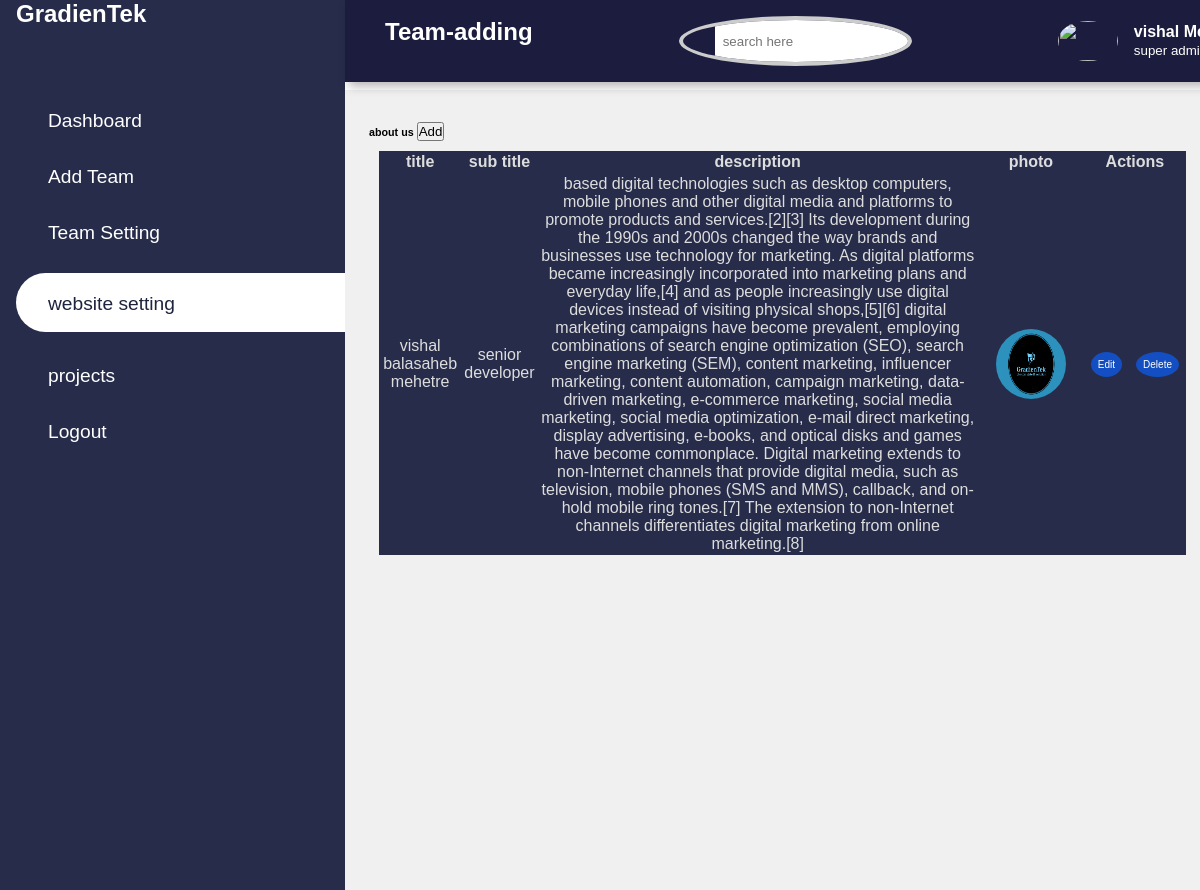
Page /websetting.php on the committed database.
### tables this page shows
CREATE TABLE `aboutus` (
  `id` int(10) NOT NULL,
  `title` varchar(255) NOT NULL,
  `subtitle` varchar(255) NOT NULL,
  `description` longtext NOT NULL,
  `aboutphoto` varchar(255) NOT NULL,
  `links` varchar(255) NOT NULL
);

### websetting.php (the view, shortened to what this page needs)
<?php
include 'config.php';
$select="SELECT * FROM aboutus";
$select_q= mysqli_query($conn,$select);
$data=mysqli_num_rows($select_q);
?>
<!DOCTYPE html>
<html lang="en">
<head>
      <link rel="stylesheet" href="https://maxst.icons8.com/vue-static/landings/line-awesome/line-awesome/1.3.0/css/line-awesome.min.css">
      <link rel="stylesheet" href="admindash.css">
       <link rel="stylesheet" href="team.css">
       <link rel="stylesheet" href="teamsetting.css">
</head>
<body>
<div class="sidebar">
   <div class="sidebar-brand">
    <h2><span class="name"></span>GradienTek</h2>
</div>
    <div class="sidebar-menu">
    <ul>
<li>
        <a href="admindash.php" ><span class="las la-igloo"></span><span>Dashboard</span></a></li>
         <li>
        <a href="team1.php" ><span class="las la-users"></span><span>Add Team</span></a></li>
         <li>
        <a href="teamsetting.php" ><span class="las la-table"></span><span>Team Setting</span></a></li>
<li>
<a href="websetting.php"   class="active"><span class="las la-user-alt"></span><span>website setting</span></a></li>
         <li>
        <a href="" ><span class="las la-clipboard-list"></span><span>projects</span></a></li>
         <li>
        <a href="" ><span class="las la-arrow-left"></span><span>Logout</span></a></li></div>
</div>
<div class="main-content">
<header>
    <h2>
        <label for="">
             <span class="las la-bars"></span>
        </label>
        Team-adding
    </h2>
     <div class= "search-wrapper">
         <input type="search" placeholder="search here" />
    </div>
      <div class="user-wrapper">
         <img src="image/vishal.jpeg" width="90px"  alt="">
     <div>
     <h4> vishal Mehetre</h4>
    <small>super admin </small>
</div>
    </div>
</header>
<main>
<div class="container-fluid">
<div class="card shadow py-3">
<div class="card-header py-3">
<h6>about us
<a href="dataadd.php">
<button type="button" class="btn btn-primary" data-toggle="modal" target="dataadd.php" > Add</button></a>
</h6>
</div>
<div class="card-body">
<div class="table-responsive">
<table id="websitetable" width="100%">
<tr>
<th>title</th>
<th>sub title</th>
<th>description</th>
<th>photo</th>
<th colspan="2">Actions</th>
</tr>
<tbody>
<?php
if($data){
        while($row=mysqli_fetch_array($select_q)){
        ?>
        <tr>
           <td><?php echo $row['title'] ?></td>
           <td><?php echo $row['subtitle'] ?></td>
           <td><?php echo $row['description'] ?></td>
           <td><img src="aboutimg/<?php  echo $row['aboutphoto']    ?>"
            width="50px"></td>
           <td><a href="aboutedit.php? id=<?php  echo $row['title'] ?>"?>Edit</a></td>
           <td><a onclick="return confirm('are you sure want to delete record???')" href="aboutdelete.php? id=<?php  echo $row['title'] ?>"?>delete</td>
        </tr>
       <?php
 }
}else{
        echo"no record found";
      }
?>
</tbody>
</table>
</div>
</div>
</div>
</div>
</main>
</div>
</body>
</html>

### admindash.css (style rules this page uses)
:root { --main-color: #1e233e; --color-dark: #2d3650; --text-grey: #8390A2; }
* { padding: 0; margin: 0; box-sizing: border-box; list-style-type: none; text-decoration: none; font-family: 'Poppins', sans-serif; }
.sidebar { width: 345px; position: fixed; left: 0; top: 0; height: 100%; background-color: #272c4a; z-index: 100; }
.sidebar-brand { height: 90px; padding: 1rem,0rem,1rem,2rem; color: #fff; }
.main-content { margin-left: 345px; }
.sidebar-brand span { dispaly: inline-block; padding-right: 1rem; }
.sidebar-menu li { width: 100%; margin-bottom: 1.8rem; padding-left: 1rem; }
.sidebar-menu a { padding-left: 1rem; display: block; color:#fff; font-size: 1.2rem; }
.sidebar-menu a span:first-child { font-size: 1.5rem; padding-right: 1rem; }
.sidebar-menu a.active { background:#fff; padding-top: 1rem; padding-bottom: 1rem; color: var(--main-color); border-radius: 30px 0px 0px 30px; }
header { display:flex; background: #1C1D3E; justify-content: space-between; padding: 1rem 1.5rem; box-shadow: 4px 4px 10px rgba(3,1,3,0.3); position: fixed; left: 345px; width: 77%; top: 0; z-index: 100; }
.search-wrapper { border: 4px solid #ccc; border-radius: 50%; height: 50px; display: flex; align-items: center; overflow-x: hidden; }
.search-wrapper input { height: 100%; padding: .5rem; border: none; outline:none; }
.user-wrapper { display: flex; align-items: center; }
.user-wrapper img { border-radius: 50%; margin-right: 1rem; height: 40px; width: 60px; }
.user-wrapper small { display: inline-block; color: #fff; margin-top:-10px !important; }
.user-wrapper h4 { margin-bottom: 0rem !important; color: #fff; }
.sidebar-menu { margin-top:1rem; }
header h2 { color: #fff; }
header label span { font-size: 1.7rem; padding-right: 1rem; }
.las { font-family: 'Line Awesome Free'; font-weight: 900; }

### team.css (style rules this page uses)
main { margin-top: 90px; padding: 2rem 1.5rem; background: #f0f0f0; min-height: 100vh; }

### teamsetting.css (style rules this page uses)
td img { width: 70px; height: 70px; margin-right: 1rem; margin-left: 1rem; border-radius: 50%; vertical-align: middle; }
table { border-collapse: collapse; width: 100%; background-color: #272c4a; height: 30px; margin-top: 10px; float: left; margin-left: 10px; }
td,th { text-align: center; padding: 2px; color: #ddd; border-bottom: 2px solid #8181819; }
td a { display: inline-block; padding: 7px 7px; font-size: 10px; background: #134FC3; color: #fff; margin: 0 5px; text-transform: capitalize; border-radius: 70%; }

### rows in the picture
aboutus: title "vishal balasaheb mehetre", subtitle "senior developer", description "based digital technologies such as desktop computers, mobile phones and other digital media and platforms to promote products and services.[2][3] Its development during the 1990s and 2000s changed the way brands and businesses use technology for marketing. As digital platforms became increasingly incorporated into marketing plans and everyday life,[4] and as people increasingly use digital devices instead of visiting physical shops,[5][6] digital marketing campaigns have become prevalent, employing combinations of search engine optimization (SEO), search engine marketing (SEM), content marketing, influencer marketing, content automation, campaign marketing, data-driven marketing, e-commerce…", aboutphoto (picture)
